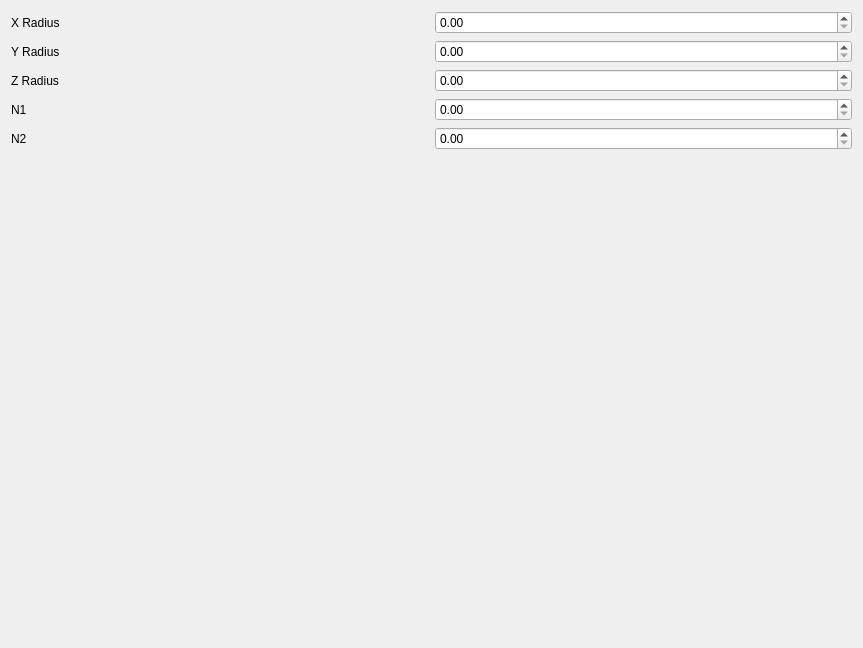
<?xml version="1.0" encoding="UTF-8"?>
<ui version="4.0">
 <class>SuperEllipsoidConfig</class>
 <widget class="QWidget" name="SuperEllipsoidConfig">
  <property name="geometry">
   <rect>
    <x>0</x>
    <y>0</y>
    <width>863</width>
    <height>648</height>
   </rect>
  </property>
  <property name="windowTitle">
   <string>Form</string>
  </property>
  <layout class="QGridLayout" name="gridLayout_2">
   <item row="0" column="0">
    <layout class="QGridLayout" name="gridLayout">
     <item row="4" column="0">
      <widget class="QLabel" name="label_5">
       <property name="text">
        <string>N2</string>
       </property>
      </widget>
     </item>
     <item row="0" column="1">
      <widget class="QDoubleSpinBox" name="xRadiusSpinBox">
       <property name="minimum">
        <double>0.000000000000000</double>
       </property>
       <property name="singleStep">
        <double>0.100000000000000</double>
       </property>
      </widget>
     </item>
     <item row="4" column="1">
      <widget class="QDoubleSpinBox" name="n2SpinBox">
       <property name="singleStep">
        <double>0.100000000000000</double>
       </property>
      </widget>
     </item>
     <item row="3" column="1">
      <widget class="QDoubleSpinBox" name="n1SpinBox">
       <property name="singleStep">
        <double>0.100000000000000</double>
       </property>
      </widget>
     </item>
     <item row="1" column="1">
      <widget class="QDoubleSpinBox" name="yRadiusSpinBox">
       <property name="singleStep">
        <double>0.100000000000000</double>
       </property>
      </widget>
     </item>
     <item row="2" column="1">
      <widget class="QDoubleSpinBox" name="zRadiusSpinBox">
       <property name="singleStep">
        <double>0.100000000000000</double>
       </property>
      </widget>
     </item>
     <item row="0" column="0">
      <widget class="QLabel" name="label">
       <property name="text">
        <string>X Radius</string>
       </property>
      </widget>
     </item>
     <item row="1" column="0">
      <widget class="QLabel" name="label_2">
       <property name="text">
        <string>Y Radius</string>
       </property>
      </widget>
     </item>
     <item row="2" column="0">
      <widget class="QLabel" name="label_3">
       <property name="text">
        <string>Z Radius</string>
       </property>
      </widget>
     </item>
     <item row="3" column="0">
      <widget class="QLabel" name="label_4">
       <property name="text">
        <string>N1</string>
       </property>
      </widget>
     </item>
     <item row="5" column="0">
      <spacer name="verticalSpacer">
       <property name="orientation">
        <enum>Qt::Vertical</enum>
       </property>
       <property name="sizeHint" stdset="0">
        <size>
         <width>20</width>
         <height>40</height>
        </size>
       </property>
      </spacer>
     </item>
    </layout>
   </item>
  </layout>
 </widget>
 <resources/>
 <connections/>
</ui>
